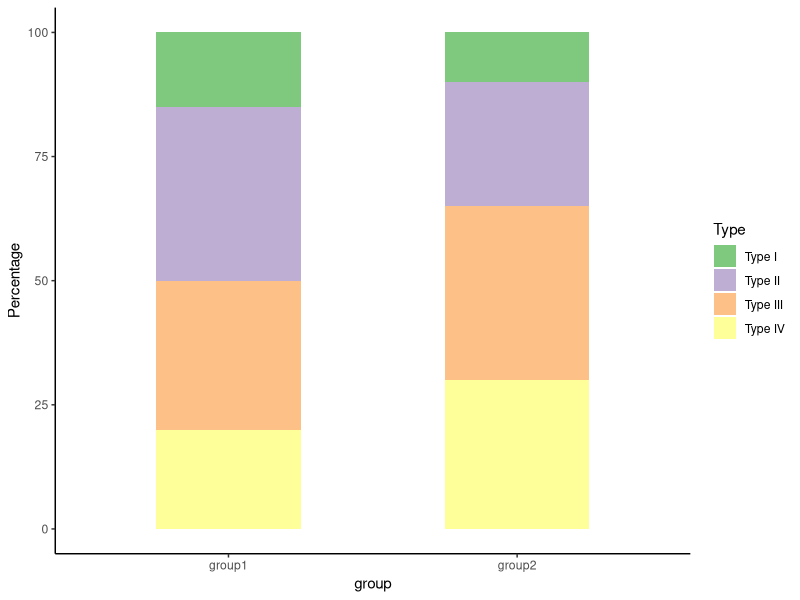
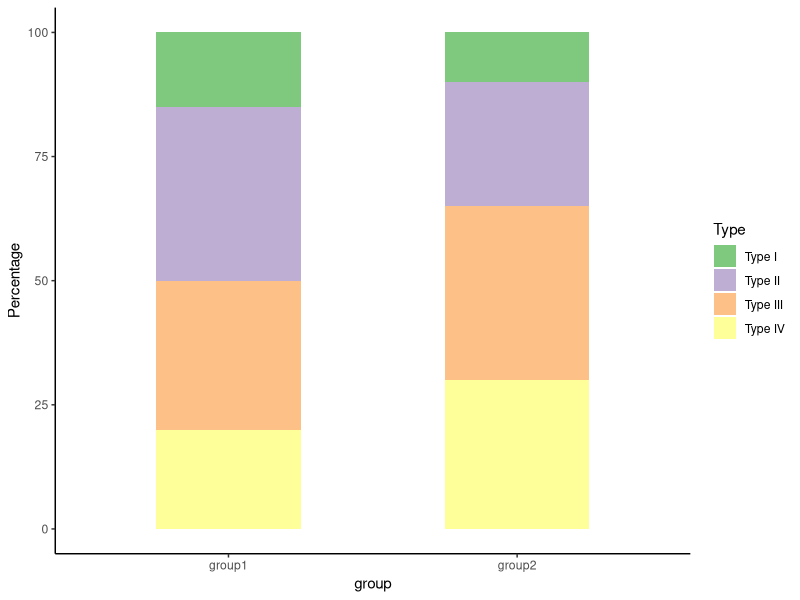

Here is the R script that generated these plots, in order:
## ---- chunk 1
knitr::opts_chunk$set(echo = TRUE)
## ---- chunk 2
library(tidyverse)
library(readxl)
library(RColorBrewer)
## ---- chunk 3
group1 <- data.frame(
  "Type" = c("Type I", "Type II", "Type III", "Type IV"),
  "Percentage" = c(15, 35, 30, 20)
)
group2 <- data.frame(
  "Type" = c("Type I", "Type II", "Type III", "Type IV"),
  "Percentage" = c(10, 25, 35, 30)
)
## ---- chunk 4
group1_and_group2 <- rbind(
  group1 %>% 
    mutate(group = "group1"), 
  group2 %>% 
    mutate(group = "group2")
)

head(group1_and_group2)
## ---- chunk 5
group1_and_group2 %>% 
  ggplot(aes(x = group, y = Percentage, fill = Type)) +  
  geom_bar(stat = "identity", width = 0.5) +
  scale_fill_manual(values = brewer.pal(8, "Accent"))+
  theme_classic()

ggsave("Lesson5_answer1.png", width = 3, height = 3)
